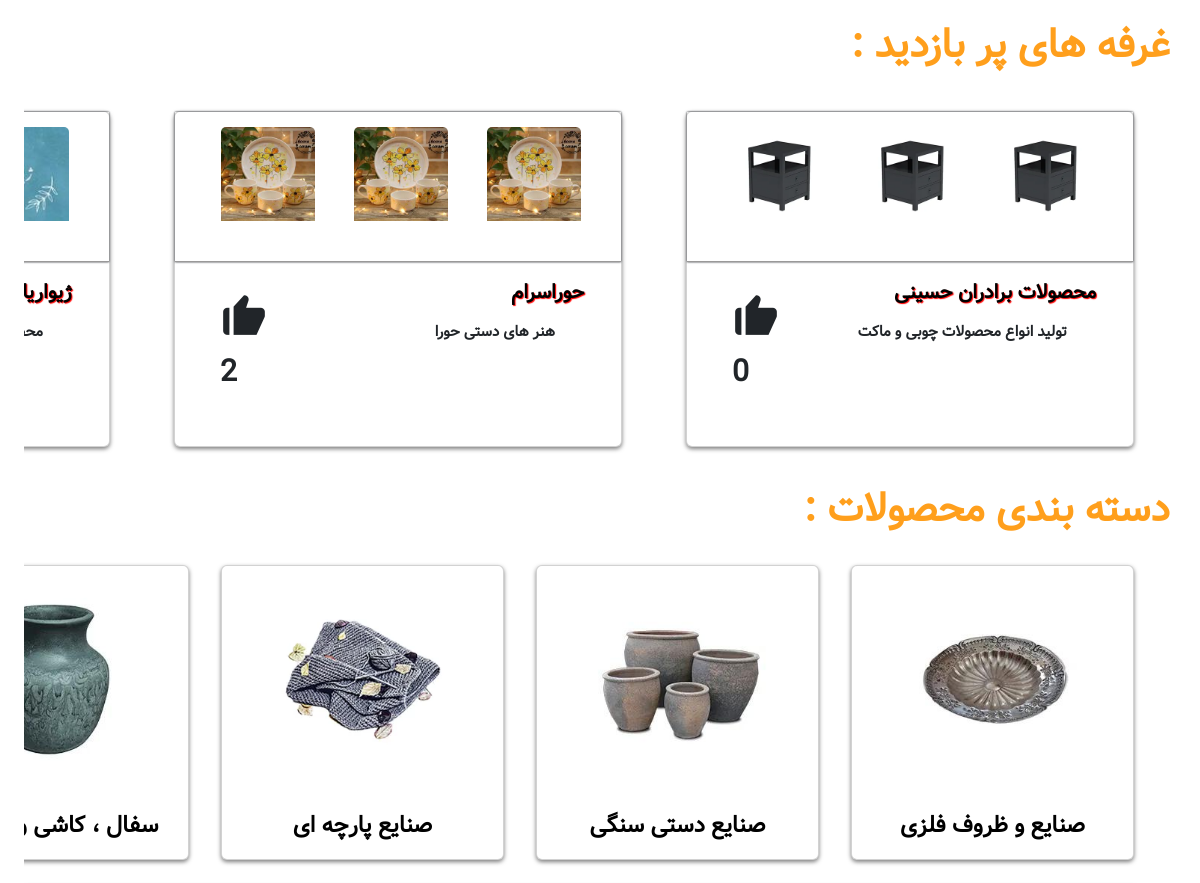
The app's page / (middle part), older data.
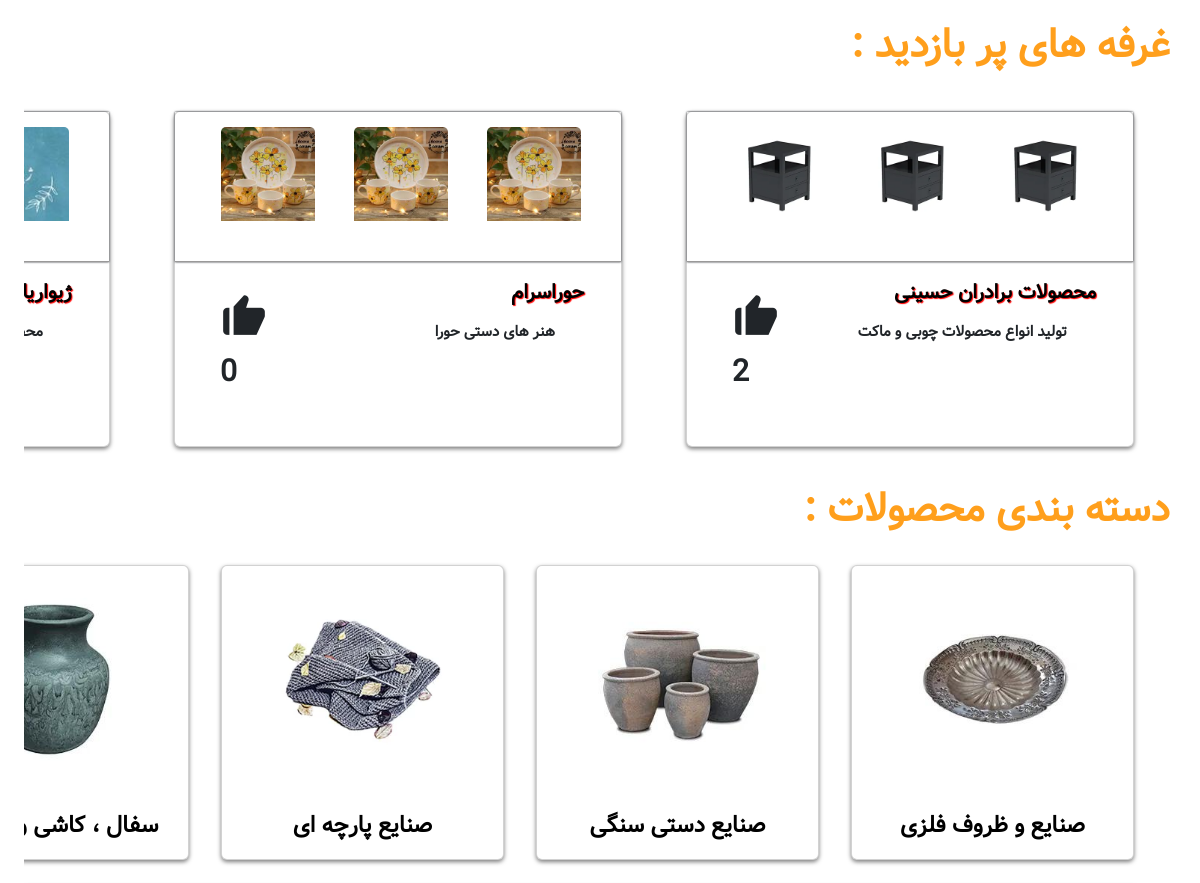
The same page, newer data.
### Store/models.py (models this page shows, shortened)
class Booth(models.Model):
    name = models.CharField(max_length=100)
    address = models.CharField(max_length=100)
    description = models.CharField(max_length=200)
    image = models.ImageField(upload_to='uploads/booth/', null=True)
    owner = models.ForeignKey(User, on_delete=models.CASCADE)
    date_created = models.DateTimeField(auto_now_add=True , null=True)
    popularity_percentage = models.FloatField(default=0)  # فیلد جدید برای نگهداری درصد محبوبیت

class Category(models.Model):
    name = models.CharField(max_length=100)
    image = models.ImageField(upload_to = 'uploads/category/' , null=True)

### Store/views.py (the view)
# urls.py: path('', views.Home, name='Home'),
def Home(request):
    products=Product.objects.all()
    booth= Booth.objects.all()
    category = Category.objects.all()
    if request.user.is_authenticated:
        user=User.objects.get(id=request.user.id)
    else:
        user=None
    if request.method == 'POST':
        searched = request.POST['search']
        searched = Product.objects.filter(Q(name__icontains=searched) | Q(description__icontains=searched))
        if not searched:
            messages.error(request , 'متاسفانه محصولی با این نام وحود ندارد ...')
            return render(request=request , template_name='Home.html' , context={})
        else:
            return render(request=request, template_name='Home.html',context={'Product': products, 'Booth': booth, 'category': category, 'user': user,'search': searched})
    else:
        return render(request=request , template_name='Home.html' , context={'Product':products ,'Booth':booth , 'category':category , 'user':user})

### Cart/cart.py (called while the page is built)
    def __len__(self):
        return len(self.cart)

### Cart/context_processors.py (called while the page is built)
def cart(request):
    return {'cart': Cart(request)}

### Store/templates/Home.html (shortened to what this page needs)
{% extends 'base.html' %}
{% load static %}
{% load humanize %}
{% block content %}
{% if search %}
<div class="Mahsolat">
    {% for item in search %}
    <div class="Mahsol Mahsolat-Page">
        <div class="Layer">
            <h6>{{ item.name }}</h6>
            {% if item.is_sale %}
            <h2 style="text-decoration: line-through">{{ item.price|intcomma }}</h2>
                <h2><span class="Pardakht"></span> تومان</h2>
            {% else %}
            {% endif %}
            <a href="/product/{{ item.id }}" class="btn product-btn"
                style="margin: 0; width: 10% ; background-color: #2EC4B6 !important; ">ادامه مطلب</a>
        </div>
        <img src="{{ item.image.url }}" alt="image-product">
    </div>
    {% endfor %}
</div>
{% else %}
    <h2 class="sub-Title">غرفه های پر بازدید :</h2>
    <div class="Cards row">
        {% for item in Booth %}
          <div class="card Booth">
            <div class="img">
                <img class="card-img-top" src="{{ item.image.url }}" alt="Card image">
              <img class="card-img-top" src="{{ item.image.url }}" alt="Card image">
              <img class="card-img-top" src="{{ item.image.url }}" alt="Card image">
             </div>
            <div class="card-body">
              <a class="Booth-Titr">{{ item.name }}</a>
              <h4 class="Booth-p">{{ item.description }}</h4>
                <i class='bx bxs-like like-icon' data-id="{{ item.id }}"></i>
                <span class="number-heart">{{ item.likes.count }}</span>
              </div>
            </div>
        {% endfor %}
            </div>
    <div class="Category">
      <h2 class="sub-Title">
        دسته بندی محصولات :
      </h2>
    <div class="Cards row">
        {% for item in category %}
      <div class="card col-md-2 Category" >
          <img class="card-img-top" src="{{ item.image.url }}" alt="Card image">
          <div class="card-body" style="text-align: center;">
            <a href="{% url 'Category' '{{ item.name }}'  %}" class="Onvan-Category">{{ item.name }}</a>
          </div>
        </div>
        {% endfor %}
    </div>
    </div>
{% endif %}
      {% endblock %}

### Store/templates/base.html (shortened to what this page needs)
{% load static %}
{% load humanize %}
<!DOCTYPE html>
<html lang="en">
<head>
    <link rel="stylesheet" href="{% static 'css/style.css' %}">
    <link rel="stylesheet" href="{% static 'css/responsive.css' %}">
    <link href="https://cdn.jsdelivr.net/npm/bootstrap@5.3.3/dist/css/bootstrap.min.css" rel="stylesheet">
    <link href='https://unpkg.com/boxicons@2.1.4/css/boxicons.min.css' rel='stylesheet'>
  </head>
<body dir="rtl">
    {% block content %}{% endblock %}
</body>
</html>

### static/css/style.css (style rules this page uses)
* { margin: 0; padding: 0; box-sizing: border-box; font-family: 'vazir' , sans-serif; }
.Cards { margin-top: 10px ; padding: 10px; }
.card { width: 25% !important; height: auto !important; margin-right: 2rem !important; box-shadow: 0px 2px 4px #00000082; }
.card-img-top { margin: 15px 2.5rem !important; width: 70% !important; }
.card h4 { font-weight: bold; }
.Cards.row { --bs-gutter-x: -3rem ; flex-wrap: nowrap ; overflow: hidden ; overflow-x: scroll ; }
.sub-Title { color: #FF9F1C; font-weight: bold; font-size: 40px; margin:20px 30px ; }
.Booth { width: 28rem !important; height: 21rem !important; margin: 10px 2rem !important; }
.Booth .img { width: 100%; padding: 10px; height: 45%; border-bottom: 1px solid #04020266; box-shadow: 0 0 2px; }
.Booth .img img { width: 22% !important; height: auto !important; margin: 5px 30px 16px 5px !important; }
.Booth-Titr { text-shadow: 1px 1px 1px red; margin: 0px 5% 0 0; text-decoration: none; color: black; font-size: 20px; font-weight: 800; }
.Booth-p { font-size: 15px; font-weight: 400; margin: 15px 50px 30px 30px; }
.like-icon { font-size: 50px; float: left; margin: -80px 0 0 28px; cursor: pointer; }
.number-heart { font-size: 30px; float: left; margin: -20px 0 10px 7%; font-weight: bold; }
.Onvan-Category { text-decoration: none; color: #000; font-weight: bold; cursor: pointer; font-size: 23px; }
.Category img { width: 50% ; padding: 5px; margin-right: 100px ; }

Row changes from the older to the newer data that the page shows:
changed Booth "محصولات برادران حسینی": likes.count "0" → "2"
computed for Booth "حوراسرام": likes.count "2" → "0"
